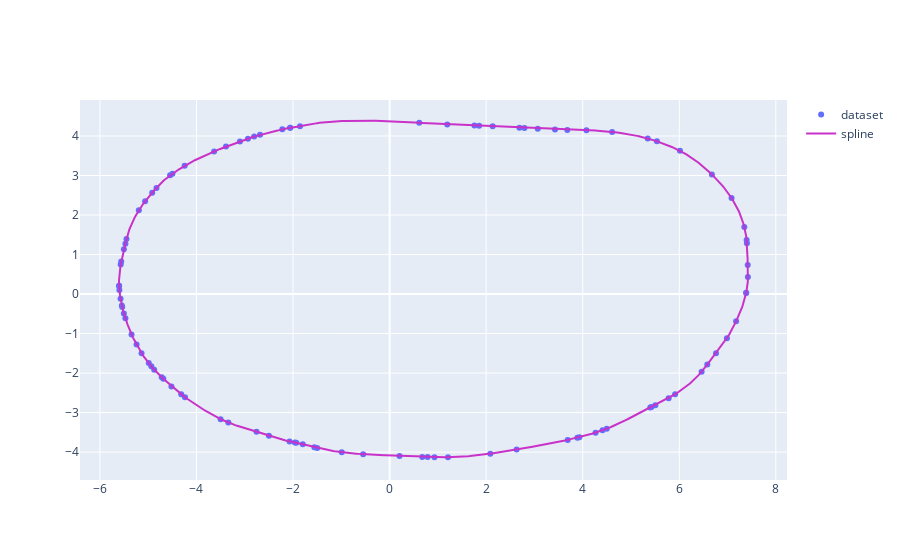

Notebook cell for this chart:
### Code cell
data0 = go.Scatter(x=pca_N[:,0], y=pca_N[:,1], mode='markers', name='dataset')
data_spline = go.Scatter(x=pca_N_spline[:,0], y=pca_N_spline[:,1], marker=dict(color='rgb(200, 50, 200)'), name='spline')
fig = go.Figure(data=[data0,data_spline])
fig.update_layout(height=600)
fig.show()
